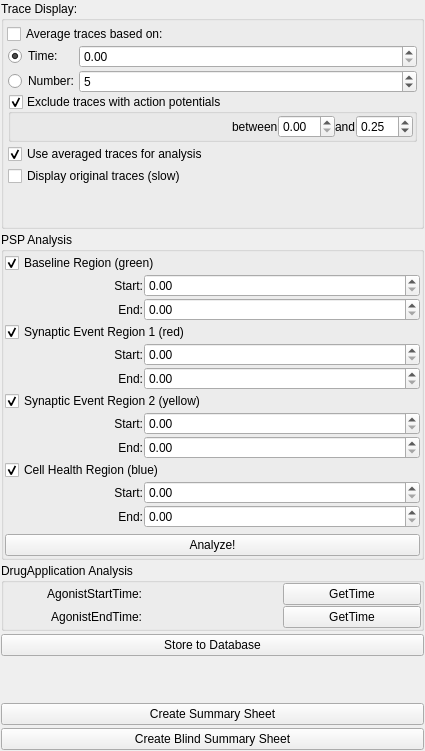
<?xml version="1.0" encoding="UTF-8"?>
<ui version="4.0">
 <class>Form</class>
 <widget class="QWidget" name="Form">
  <property name="geometry">
   <rect>
    <x>0</x>
    <y>0</y>
    <width>425</width>
    <height>751</height>
   </rect>
  </property>
  <property name="windowTitle">
   <string>Form</string>
  </property>
  <layout class="QGridLayout" name="gridLayout_7">
   <property name="margin">
    <number>1</number>
   </property>
   <property name="spacing">
    <number>3</number>
   </property>
   <item row="0" column="0">
    <widget class="QGroupBox" name="traceDisplayGroup">
     <property name="title">
      <string>Trace Display:</string>
     </property>
     <layout class="QGridLayout" name="gridLayout_3" columnstretch="0,0,0">
      <property name="margin">
       <number>3</number>
      </property>
      <property name="spacing">
       <number>1</number>
      </property>
      <item row="0" column="0" colspan="2">
       <widget class="QCheckBox" name="averageCheck">
        <property name="text">
         <string>Average traces based on:</string>
        </property>
       </widget>
      </item>
      <item row="3" column="1">
       <layout class="QVBoxLayout" name="verticalLayout">
        <property name="spacing">
         <number>2</number>
        </property>
        <item>
         <widget class="QGroupBox" name="excludeAPsCheck">
          <property name="title">
           <string>Exclude traces with action potentials</string>
          </property>
          <property name="checkable">
           <bool>true</bool>
          </property>
          <layout class="QHBoxLayout" name="horizontalLayout">
           <property name="spacing">
            <number>0</number>
           </property>
           <property name="margin">
            <number>1</number>
           </property>
           <item>
            <spacer name="horizontalSpacer_9">
             <property name="orientation">
              <enum>Qt::Horizontal</enum>
             </property>
             <property name="sizeHint" stdset="0">
              <size>
               <width>40</width>
               <height>20</height>
              </size>
             </property>
            </spacer>
           </item>
           <item>
            <widget class="QLabel" name="label_8">
             <property name="text">
              <string>between</string>
             </property>
            </widget>
           </item>
           <item>
            <widget class="SpinBox" name="startExcludeAPsSpin"/>
           </item>
           <item>
            <widget class="QLabel" name="label_9">
             <property name="text">
              <string>and</string>
             </property>
            </widget>
           </item>
           <item>
            <widget class="SpinBox" name="endExcludeAPsSpin">
             <property name="value">
              <double>0.250000000000000</double>
             </property>
            </widget>
           </item>
          </layout>
         </widget>
        </item>
        <item>
         <widget class="QCheckBox" name="averageAnalysisCheck">
          <property name="minimumSize">
           <size>
            <width>0</width>
            <height>20</height>
           </size>
          </property>
          <property name="text">
           <string>Use averaged traces for analysis</string>
          </property>
          <property name="checked">
           <bool>true</bool>
          </property>
         </widget>
        </item>
        <item>
         <widget class="QCheckBox" name="displayTracesCheck">
          <property name="minimumSize">
           <size>
            <width>0</width>
            <height>20</height>
           </size>
          </property>
          <property name="text">
           <string>Display original traces (slow)</string>
          </property>
         </widget>
        </item>
       </layout>
      </item>
      <item row="4" column="0" colspan="3">
       <spacer name="verticalSpacer">
        <property name="orientation">
         <enum>Qt::Vertical</enum>
        </property>
        <property name="sizeHint" stdset="0">
         <size>
          <width>20</width>
          <height>40</height>
         </size>
        </property>
       </spacer>
      </item>
      <item row="1" column="1">
       <layout class="QGridLayout" name="gridLayout_8" columnstretch="0,3" columnminimumwidth="0,0">
        <property name="horizontalSpacing">
         <number>0</number>
        </property>
        <property name="verticalSpacing">
         <number>2</number>
        </property>
        <item row="0" column="0">
         <widget class="QRadioButton" name="averageTimeRadio">
          <property name="text">
           <string>Time:</string>
          </property>
          <property name="checked">
           <bool>true</bool>
          </property>
         </widget>
        </item>
        <item row="0" column="1">
         <widget class="SpinBox" name="averageTimeSpin"/>
        </item>
        <item row="1" column="0">
         <widget class="QRadioButton" name="averageNumberRadio">
          <property name="text">
           <string>Number:</string>
          </property>
         </widget>
        </item>
        <item row="1" column="1">
         <widget class="SpinBox" name="averageNumberSpin">
          <property name="decimals">
           <number>0</number>
          </property>
          <property name="maximum">
           <double>1000.000000000000000</double>
          </property>
          <property name="value">
           <double>5.000000000000000</double>
          </property>
         </widget>
        </item>
       </layout>
      </item>
     </layout>
    </widget>
   </item>
   <item row="6" column="0">
    <widget class="QPushButton" name="createBlindSummaryBtn">
     <property name="text">
      <string>Create Blind Summary Sheet</string>
     </property>
    </widget>
   </item>
   <item row="4" column="0">
    <spacer name="spacer">
     <property name="orientation">
      <enum>Qt::Vertical</enum>
     </property>
     <property name="sizeHint" stdset="0">
      <size>
       <width>337</width>
       <height>47</height>
      </size>
     </property>
    </spacer>
   </item>
   <item row="3" column="0">
    <widget class="QPushButton" name="storeToDBBtn">
     <property name="text">
      <string>Store to Database</string>
     </property>
    </widget>
   </item>
   <item row="2" column="0">
    <widget class="QGroupBox" name="groupBox">
     <property name="title">
      <string>DrugApplication Analysis</string>
     </property>
     <layout class="QGridLayout" name="gridLayout_9">
      <property name="margin">
       <number>0</number>
      </property>
      <property name="spacing">
       <number>1</number>
      </property>
      <item row="0" column="0">
       <widget class="QLabel" name="label_13">
        <property name="text">
         <string>AgonistStartTime:</string>
        </property>
        <property name="alignment">
         <set>Qt::AlignRight|Qt::AlignTrailing|Qt::AlignVCenter</set>
        </property>
       </widget>
      </item>
      <item row="1" column="0">
       <widget class="QLabel" name="label_14">
        <property name="text">
         <string>AgonistEndTime:</string>
        </property>
        <property name="alignment">
         <set>Qt::AlignRight|Qt::AlignTrailing|Qt::AlignVCenter</set>
        </property>
       </widget>
      </item>
      <item row="0" column="1">
       <widget class="QLabel" name="agonistStartLabel">
        <property name="text">
         <string/>
        </property>
       </widget>
      </item>
      <item row="1" column="1">
       <widget class="QLabel" name="label_12">
        <property name="text">
         <string/>
        </property>
       </widget>
      </item>
      <item row="0" column="2">
       <widget class="QPushButton" name="agonistStartBtn">
        <property name="text">
         <string>GetTime</string>
        </property>
       </widget>
      </item>
      <item row="1" column="2">
       <widget class="QPushButton" name="agonistEndBtn">
        <property name="text">
         <string>GetTime</string>
        </property>
       </widget>
      </item>
     </layout>
    </widget>
   </item>
   <item row="1" column="0">
    <widget class="QGroupBox" name="analysisGroup">
     <property name="title">
      <string>PSP Analysis</string>
     </property>
     <layout class="QVBoxLayout" name="verticalLayout_2">
      <property name="spacing">
       <number>1</number>
      </property>
      <property name="margin">
       <number>1</number>
      </property>
      <item>
       <widget class="QCheckBox" name="baselineCheck">
        <property name="text">
         <string>Baseline Region (green)</string>
        </property>
        <property name="checked">
         <bool>true</bool>
        </property>
       </widget>
      </item>
      <item>
       <layout class="QGridLayout" name="gridLayout" columnstretch="1,2">
        <property name="spacing">
         <number>1</number>
        </property>
        <item row="0" column="0">
         <widget class="QLabel" name="label">
          <property name="text">
           <string>Start:</string>
          </property>
          <property name="alignment">
           <set>Qt::AlignRight|Qt::AlignTrailing|Qt::AlignVCenter</set>
          </property>
         </widget>
        </item>
        <item row="0" column="1">
         <widget class="SpinBox" name="baselineStartSpin"/>
        </item>
        <item row="1" column="0">
         <widget class="QLabel" name="label_2">
          <property name="text">
           <string>End:</string>
          </property>
          <property name="alignment">
           <set>Qt::AlignRight|Qt::AlignTrailing|Qt::AlignVCenter</set>
          </property>
         </widget>
        </item>
        <item row="1" column="1">
         <widget class="SpinBox" name="baselineEndSpin"/>
        </item>
       </layout>
      </item>
      <item>
       <widget class="QCheckBox" name="pspCheck">
        <property name="text">
         <string>Synaptic Event Region 1 (red)</string>
        </property>
        <property name="checked">
         <bool>true</bool>
        </property>
       </widget>
      </item>
      <item>
       <layout class="QGridLayout" name="gridLayout_5" columnstretch="0,0,0">
        <property name="spacing">
         <number>1</number>
        </property>
        <item row="0" column="0">
         <widget class="QLabel" name="label_3">
          <property name="text">
           <string>Start:</string>
          </property>
          <property name="alignment">
           <set>Qt::AlignRight|Qt::AlignTrailing|Qt::AlignVCenter</set>
          </property>
         </widget>
        </item>
        <item row="0" column="1" colspan="2">
         <widget class="SpinBox" name="pspStartSpin"/>
        </item>
        <item row="1" column="0">
         <widget class="QLabel" name="label_4">
          <property name="text">
           <string>End:</string>
          </property>
          <property name="alignment">
           <set>Qt::AlignRight|Qt::AlignTrailing|Qt::AlignVCenter</set>
          </property>
         </widget>
        </item>
        <item row="1" column="1" colspan="2">
         <widget class="SpinBox" name="pspEndSpin"/>
        </item>
       </layout>
      </item>
      <item>
       <widget class="QCheckBox" name="pspCheck_2">
        <property name="text">
         <string>Synaptic Event Region 2 (yellow)</string>
        </property>
        <property name="checked">
         <bool>true</bool>
        </property>
       </widget>
      </item>
      <item>
       <layout class="QGridLayout" name="gridLayout_10" columnstretch="0,0,0">
        <property name="spacing">
         <number>1</number>
        </property>
        <item row="0" column="0">
         <widget class="QLabel" name="label_10">
          <property name="text">
           <string>Start:</string>
          </property>
          <property name="alignment">
           <set>Qt::AlignRight|Qt::AlignTrailing|Qt::AlignVCenter</set>
          </property>
         </widget>
        </item>
        <item row="0" column="1" colspan="2">
         <widget class="SpinBox" name="pspStartSpin_2"/>
        </item>
        <item row="1" column="0">
         <widget class="QLabel" name="label_11">
          <property name="text">
           <string>End:</string>
          </property>
          <property name="alignment">
           <set>Qt::AlignRight|Qt::AlignTrailing|Qt::AlignVCenter</set>
          </property>
         </widget>
        </item>
        <item row="1" column="1" colspan="2">
         <widget class="SpinBox" name="pspEndSpin_2"/>
        </item>
       </layout>
      </item>
      <item>
       <widget class="QCheckBox" name="healthCheck">
        <property name="text">
         <string>Cell Health Region (blue)</string>
        </property>
        <property name="checked">
         <bool>true</bool>
        </property>
       </widget>
      </item>
      <item>
       <layout class="QGridLayout" name="gridLayout_6" columnstretch="1,2">
        <property name="spacing">
         <number>1</number>
        </property>
        <item row="0" column="1">
         <widget class="SpinBox" name="healthStartSpin"/>
        </item>
        <item row="1" column="0">
         <widget class="QLabel" name="label_6">
          <property name="text">
           <string>End:</string>
          </property>
          <property name="alignment">
           <set>Qt::AlignRight|Qt::AlignTrailing|Qt::AlignVCenter</set>
          </property>
         </widget>
        </item>
        <item row="1" column="1">
         <widget class="SpinBox" name="healthEndSpin"/>
        </item>
        <item row="0" column="0">
         <widget class="QLabel" name="label_5">
          <property name="text">
           <string>Start:</string>
          </property>
          <property name="alignment">
           <set>Qt::AlignRight|Qt::AlignTrailing|Qt::AlignVCenter</set>
          </property>
         </widget>
        </item>
       </layout>
      </item>
      <item>
       <spacer name="verticalSpacer_3">
        <property name="orientation">
         <enum>Qt::Vertical</enum>
        </property>
        <property name="sizeHint" stdset="0">
         <size>
          <width>327</width>
          <height>9</height>
         </size>
        </property>
       </spacer>
      </item>
      <item>
       <widget class="QPushButton" name="analyzeBtn">
        <property name="text">
         <string>Analyze!</string>
        </property>
       </widget>
      </item>
     </layout>
    </widget>
   </item>
   <item row="5" column="0">
    <widget class="QPushButton" name="createSummaryBtn">
     <property name="text">
      <string>Create Summary Sheet</string>
     </property>
    </widget>
   </item>
  </layout>
 </widget>
 <customwidgets>
  <customwidget>
   <class>SpinBox</class>
   <extends>QDoubleSpinBox</extends>
   <header location="global">acq4.pyqtgraph.widgets.SpinBox</header>
  </customwidget>
 </customwidgets>
 <resources/>
 <connections/>
</ui>
